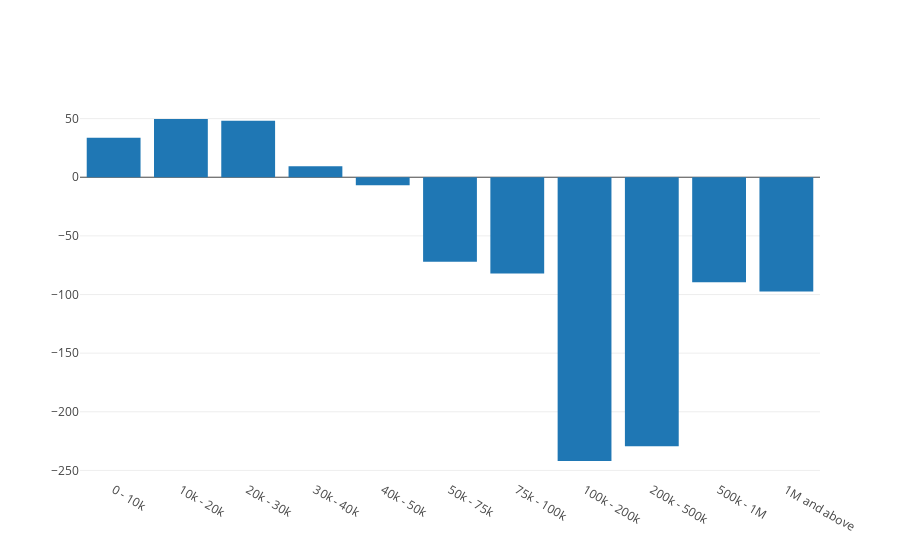

This figure's notebook cell:
### Markdown cell above
This seems to 'smooth out' the clustering of the 3 groups, which makes sense given that a cumulative sum is inherently some form of a 'low-pass-filter'.  What about a bar chart of the final row of the cumulative sum?  I'm glad I asked.

### Code cell
iplot([go.Bar(
    x = df2.columns[0:-1],
    y = list(df2.cumsum().iloc[-1, 0:-1]))])

### Figure 1 — Plotly figure (JSON) as saved in the notebook; plotly's stock layout.template omitted (floating-point values rounded to 4 significant figures)
{"data": [{"type": "bar", "x": ["0 - 10k", "10k - 20k", "20k - 30k", "30k - 40k", "40k - 50k", "50k - 75k", "75k - 100k", "100k - 200k", "200k - 500k", "500k - 1M", "1M and above"], "y": [33.6, 49.65, 48.21, 9.46, -6.76, -72.08, -82.18, -241.9, -229.4, -89.59, -97.48]}], "layout": {}}
